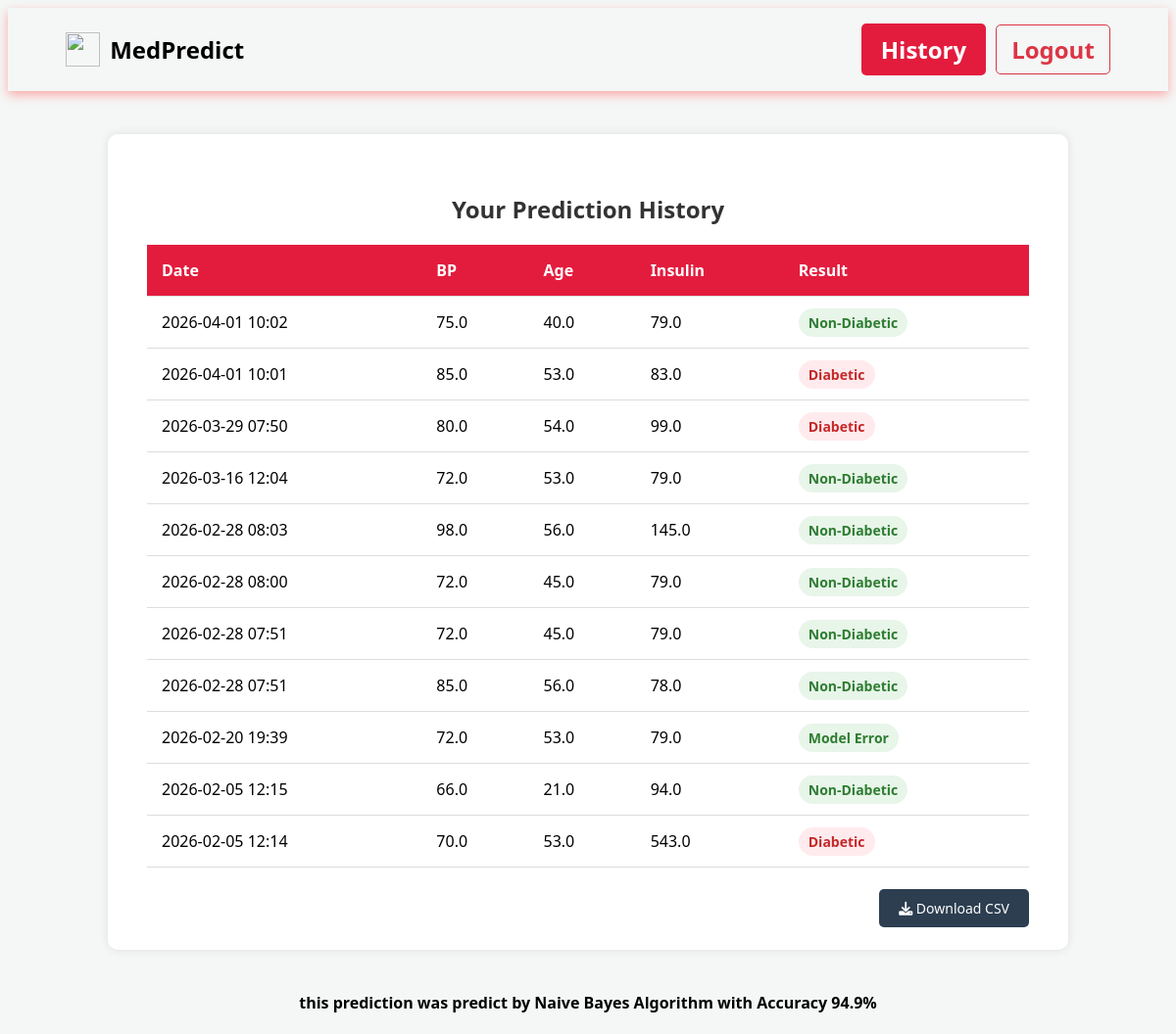
The app's page /history (signed in) with its own data.
### tables this page shows
CREATE TABLE history (
                id INTEGER PRIMARY KEY AUTOINCREMENT,
                user_id INTEGER,
                date TEXT,
                glucose REAL,
                blood_pressure REAL,
                age REAL,
                insulin REAL,
                result TEXT,
                FOREIGN KEY(user_id) REFERENCES users(id)
            );

### app.py (the view)
@app.route('/history')
def history():
    if 'user_id' not in session:
        return redirect(url_for('login_page'))
    conn = sqlite3.connect(DB_NAME)
    conn.row_factory = sqlite3.Row
    cursor = conn.cursor()
    records = cursor.execute("SELECT * FROM history WHERE user_id = ? ORDER BY id DESC",
                             (session['user_id'],)).fetchall()
    conn.close()
    return render_template('history.html', records=records)

### templates/history.html (shortened to what this page needs)
<!DOCTYPE html>
<html lang="en">
<head>
    <link rel="stylesheet" href="https://cdnjs.cloudflare.com/ajax/libs/font-awesome/6.0.0/css/all.min.css">
</head>
<body>
    <header>
        <div class="logo">
             <img src="{{ url_for('static', filename='images/logo.png') }}" class="logo-1">
            <div>Med<span>Predict</span></div>
        </div>
        <div class="btn">
        <a href="{{ url_for('dashboard') }}" class="his-btn">History</a>
        <a href="{{ url_for('logout') }}" class="logout-btn">Logout</a>
        </div>
    </header>
    <br>
    <br>
    <div class="container">
        <h2>Your Prediction History</h2>
        <table>
            <thead>
                <tr>
                    <th>Date</th>
                    <th>BP</th>
                    <th>Age</th>
                    <th>Insulin</th>
                    <th>Result</th>
                </tr>
            </thead>
            <tbody>
                {% for row in records %}
                <tr>
                    <td>{{ row.date }}</td>
                    <td>{{ row.blood_pressure }}</td>
                    <td>{{ row.age }}</td>
                    <td>{{ row.insulin }}</td>
                    <td>
                        {% if row.result == 'Diabetic' %}
                            <span class="status diabetic">{{ row.result }}</span>
                        {% else %}
                            <span class="status safe">{{ row.result }}</span>
                        {% endif %}
                    </td>
                </tr>
                {% else %}
                <tr>
                    <td colspan="5" style="text-align:center;">No history found.</td>
                </tr>
                {% endfor %}
            </tbody>
        </table><br>
        <a href="{{ url_for('download_history') }}" class="btn-download"><i class="fa-solid fa-download"></i> Download CSV</a><br>
    </div><br>
    <center><h4>this prediction was predict by Naive Bayes Algorithm with Accuracy 94.9%</h4></center>
</body>
</html>

### templates/history.html (style rules this page uses)
body { font-family: 'Segoe UI', sans-serif; background: #f4f7f6; padding: 0px; }
.container { max-width: 900px; margin: 0 auto; background: #fff; padding: 40px; border-radius: 10px; box-shadow: 0 0 10px rgba(0,0,0,0.1); }
h2 { text-align: center; color: #333; }
header { background: var(--white); padding: 1rem 5%; position: sticky; top: 0; z-index: 1000; box-shadow: 0 4px 10px rgb(251, 170, 170); display: flex; justify-content: space-between; align-items: center; }
.logo { font-size: 1.5rem; font-weight: 700; color: var(--secondary); display: flex; align-items: center; gap: 10px; }
.logo-1 { width: 35px; height: 35px; margin-left: auto; margin-right: auto; }
.btn { font-size: 1.5rem; font-weight: 700; color: var(--secondary); display: flex; align-items: center; gap: 10px; }
.logout-btn { color: #dc3545; border: 1px solid #dc3545; padding: 8px 15px; border-radius: 5px; text-decoration: none; transition: 0.3s; }
.his-btn { background-color: #e31c3d; color: white; padding: 10px 20px; border-radius: 5px; text-decoration: none; font-weight: bold; }
table { width: 100%; border-collapse: collapse; margin-top: 20px; }
th, td { padding: 15px; border-bottom: 1px solid #ddd; text-align: left; }
th { background: #e31c3d; color: white; }
.status { padding: 5px 10px; border-radius: 20px; font-size: 14px; font-weight: bold; }
.diabetic { background-color: #ffebee; color: #c62828; }
.safe { background-color: #e8f5e9; color: #2e7d32; }
.btn-download { float: right; background: #2c3e50; color: white; padding: 10px 20px; text-decoration: none; border-radius: 5px; font-size: 14px; transition: 0.3s; }

### records on screen
history: date "2026-04-01 10:02", blood_pressure "75.0", age "40.0", insulin "79.0", result "Non-Diabetic"
history: date "2026-04-01 10:01", blood_pressure "85.0", age "53.0", insulin "83.0", result "Diabetic"
history: date "2026-03-29 07:50", blood_pressure "80.0", age "54.0", insulin "99.0", result "Diabetic"
history: date "2026-03-16 12:04", blood_pressure "72.0", age "53.0", insulin "79.0", result "Non-Diabetic"
history: date "2026-02-28 08:03", blood_pressure "98.0", age "56.0", insulin "145.0", result "Non-Diabetic"
history: date "2026-02-28 08:00", blood_pressure "72.0", age "45.0", insulin "79.0", result "Non-Diabetic"
history: date "2026-02-28 07:51", blood_pressure "72.0", age "45.0", insulin "79.0", result "Non-Diabetic"
history: date "2026-02-28 07:51", blood_pressure "85.0", age "56.0", insulin "78.0", result "Non-Diabetic"
history: date "2026-02-20 19:39", blood_pressure "72.0", age "53.0", insulin "79.0", result "Model Error"
history: date "2026-02-05 12:15", blood_pressure "66.0", age "21.0", insulin "94.0", result "Non-Diabetic"
history: date "2026-02-05 12:14", blood_pressure "70.0", age "53.0", insulin "543.0", result "Diabetic"
